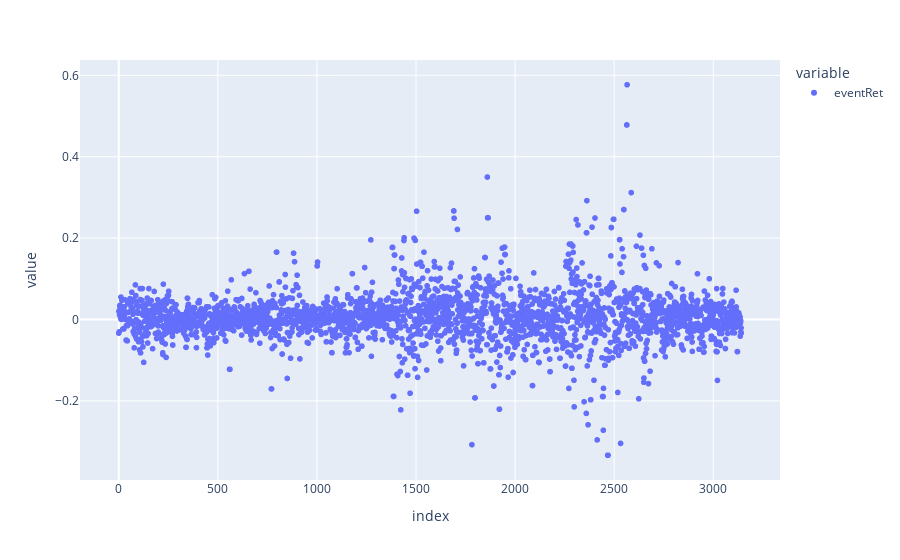

Source (notebook cell):
### Code cell
fig = px.scatter(df_all['eventRet'])
fig

### Figure 1 — Plotly figure (JSON) as saved in the notebook; plotly's stock layout.template omitted (floating-point values rounded to 4 significant figures; data arrays with more than 128 entries replaced by an {"elided": "..."} marker saying what was removed)
{"data": [{"hovertemplate": "variable=eventRet<br>index=%{x}<br>value=%{y}<extra></extra>", "legendgroup": "eventRet", "marker": {"color": "#636efa", "symbol": "circle"}, "mode": "markers", "name": "eventRet", "showlegend": true, "type": "scattergl", "x": {"elided": "3142 int values"}, "xaxis": "x", "y": {"elided": "3142 float values"}, "yaxis": "y"}], "layout": {"legend": {"title": {"text": "variable"}, "tracegroupgap": 0}, "margin": {"t": 60}, "xaxis": {"anchor": "y", "domain": [0, 1], "title": {"text": "index"}}, "yaxis": {"anchor": "x", "domain": [0, 1], "title": {"text": "value"}}}}
